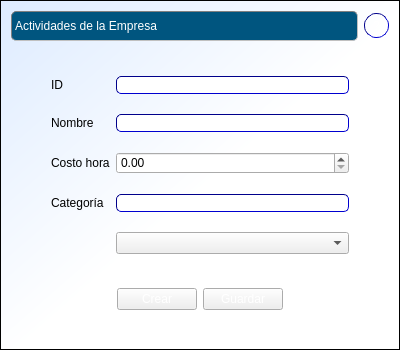
<?xml version="1.0" encoding="UTF-8"?>
<ui version="4.0">
 <class>formularioActEmpresa</class>
 <widget class="QWidget" name="formularioActEmpresa">
  <property name="geometry">
   <rect>
    <x>0</x>
    <y>0</y>
    <width>400</width>
    <height>350</height>
   </rect>
  </property>
  <property name="minimumSize">
   <size>
    <width>400</width>
    <height>350</height>
   </size>
  </property>
  <property name="windowTitle">
   <string>formularioActEmpresa</string>
  </property>
  <property name="styleSheet">
   <string notr="true">QWidget#formularioActEmpresa{
background:qlineargradient(spread:pad, x1:0, y1:0, x2:1, y2:1, stop:0 rgba(221, 235, 255, 255), stop:0.522727 rgba(255, 255, 255, 255));
border: 1px solid black;
}
.QFrame {
 border: 1px inset gray;
 border-radius: 5px;
 background:  transparent;
}
QLabel#label {/*titulos de pág*/
border: 1px inset gray;
 border-radius: 5px;
font: bold 12pt &quot;Calibri&quot;;
background:rgb(0, 85, 127);
color:white;
qproperty-alignment: AlignCenter
}
QLabel#label_11 {/*foto*/
border: 1px inset gray;
qproperty-alignment: AlignCenter
}
QLabel{
border: 0px;
font: 11pt &quot;Arial&quot;;
background: transparent;
}
QPushButton#pushButton_3{ /*ayuda*/
  border: 1px inset darkblue;
  border-radius:12px;
 font: bold 12pt &quot;Calibri&quot;;
}
.QPushButton {
background: qlineargradient(
  x1:0, y1:0, x2:0, y2:1,
  stop:0 #68778e,
  stop: 0.4 #5c637d
  stop: 0.5 #717990,
  stop:1 #bec1d2
 );
 color: white;
}
QLineEdit {
     border: 1px inset darkblue;
     border-radius: 5px;
     background:white;
     selection-background-color: darkgray;
 }</string>
  </property>
  <layout class="QVBoxLayout" name="verticalLayout">
   <item>
    <layout class="QHBoxLayout" name="horizontalLayout_3">
     <item>
      <widget class="QLabel" name="label">
       <property name="minimumSize">
        <size>
         <width>0</width>
         <height>30</height>
        </size>
       </property>
       <property name="text">
        <string>Actividades de la Empresa</string>
       </property>
      </widget>
     </item>
     <item>
      <widget class="QPushButton" name="pushButton_3">
       <property name="minimumSize">
        <size>
         <width>25</width>
         <height>25</height>
        </size>
       </property>
       <property name="maximumSize">
        <size>
         <width>25</width>
         <height>25</height>
        </size>
       </property>
       <property name="text">
        <string>?</string>
       </property>
      </widget>
     </item>
    </layout>
   </item>
   <item>
    <spacer name="verticalSpacer">
     <property name="orientation">
      <enum>Qt::Vertical</enum>
     </property>
     <property name="sizeHint" stdset="0">
      <size>
       <width>20</width>
       <height>40</height>
      </size>
     </property>
    </spacer>
   </item>
   <item>
    <layout class="QHBoxLayout" name="horizontalLayout_2">
     <item>
      <spacer name="horizontalSpacer">
       <property name="orientation">
        <enum>Qt::Horizontal</enum>
       </property>
       <property name="sizeType">
        <enum>QSizePolicy::Maximum</enum>
       </property>
       <property name="sizeHint" stdset="0">
        <size>
         <width>40</width>
         <height>20</height>
        </size>
       </property>
      </spacer>
     </item>
     <item>
      <layout class="QFormLayout" name="formLayout">
       <property name="verticalSpacing">
        <number>20</number>
       </property>
       <item row="0" column="0">
        <widget class="QLabel" name="label_2">
         <property name="text">
          <string>ID</string>
         </property>
        </widget>
       </item>
       <item row="1" column="0">
        <widget class="QLabel" name="label_3">
         <property name="text">
          <string>Nombre</string>
         </property>
        </widget>
       </item>
       <item row="2" column="0">
        <widget class="QLabel" name="label_4">
         <property name="text">
          <string>Costo hora</string>
         </property>
        </widget>
       </item>
       <item row="3" column="0">
        <widget class="QLabel" name="label_5">
         <property name="text">
          <string>Categoría</string>
         </property>
        </widget>
       </item>
       <item row="0" column="1">
        <widget class="QLineEdit" name="lineEdit">
         <property name="enabled">
          <bool>false</bool>
         </property>
         <property name="minimumSize">
          <size>
           <width>200</width>
           <height>0</height>
          </size>
         </property>
        </widget>
       </item>
       <item row="1" column="1">
        <widget class="QLineEdit" name="lineEdit_2"/>
       </item>
       <item row="2" column="1">
        <widget class="QDoubleSpinBox" name="doubleSpinBox">
         <property name="maximum">
          <double>999999999.990000009536743</double>
         </property>
        </widget>
       </item>
       <item row="4" column="1">
        <widget class="QComboBox" name="comboBox"/>
       </item>
       <item row="3" column="1">
        <widget class="QLineEdit" name="lineEdit_3">
         <property name="enabled">
          <bool>false</bool>
         </property>
        </widget>
       </item>
      </layout>
     </item>
     <item>
      <spacer name="horizontalSpacer_2">
       <property name="orientation">
        <enum>Qt::Horizontal</enum>
       </property>
       <property name="sizeType">
        <enum>QSizePolicy::Maximum</enum>
       </property>
       <property name="sizeHint" stdset="0">
        <size>
         <width>40</width>
         <height>20</height>
        </size>
       </property>
      </spacer>
     </item>
    </layout>
   </item>
   <item>
    <spacer name="verticalSpacer_2">
     <property name="orientation">
      <enum>Qt::Vertical</enum>
     </property>
     <property name="sizeHint" stdset="0">
      <size>
       <width>20</width>
       <height>40</height>
      </size>
     </property>
    </spacer>
   </item>
   <item>
    <layout class="QHBoxLayout" name="horizontalLayout">
     <item>
      <spacer name="horizontalSpacer_3">
       <property name="orientation">
        <enum>Qt::Horizontal</enum>
       </property>
       <property name="sizeHint" stdset="0">
        <size>
         <width>40</width>
         <height>20</height>
        </size>
       </property>
      </spacer>
     </item>
     <item>
      <widget class="QPushButton" name="pushButton">
       <property name="text">
        <string>Crear</string>
       </property>
      </widget>
     </item>
     <item>
      <widget class="QPushButton" name="pushButton_2">
       <property name="text">
        <string>Guardar</string>
       </property>
      </widget>
     </item>
     <item>
      <spacer name="horizontalSpacer_4">
       <property name="orientation">
        <enum>Qt::Horizontal</enum>
       </property>
       <property name="sizeHint" stdset="0">
        <size>
         <width>40</width>
         <height>20</height>
        </size>
       </property>
      </spacer>
     </item>
    </layout>
   </item>
   <item>
    <spacer name="verticalSpacer_3">
     <property name="orientation">
      <enum>Qt::Vertical</enum>
     </property>
     <property name="sizeHint" stdset="0">
      <size>
       <width>20</width>
       <height>40</height>
      </size>
     </property>
    </spacer>
   </item>
  </layout>
 </widget>
 <layoutdefault spacing="6" margin="11"/>
 <resources/>
 <connections/>
</ui>
